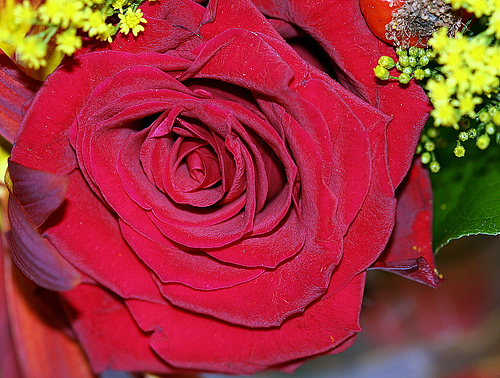
#> input picture rose.jpg, 500 x 378 px
$ python inference_tpu.py
#> lines starting #> are read from the running program, lines starting #| are printed output that depends on the picture
from pycoral.utils.edgetpu import make_interpreter
from PIL import Image
import numpy as np
import datetime

IMAGE_SIZE 		= 224
IMAGE_CHANNELS 	= 3
IMAGE_SHAPE 	= (IMAGE_SIZE, IMAGE_SIZE, IMAGE_CHANNELS)

input_image = Image.open('rose.jpg')
#> input_image is the input picture: PIL image 500x378 RGB; mean R, G, B 160.4, 50.3, 58
input_array = np.asarray(input_image)
input_array = np.resize(input_array, IMAGE_SHAPE)
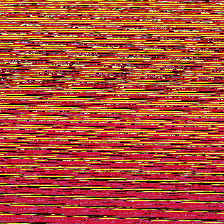
#> input_array: shape (224, 224, 3); mean R, G, B 172.2, 78.1, 56
input_array = np.expand_dims(input_array, axis=0)

#> (the run stopped early here; a loop or call above may not have finished)

$ run again, with daisy.jpg copied over rose.jpg
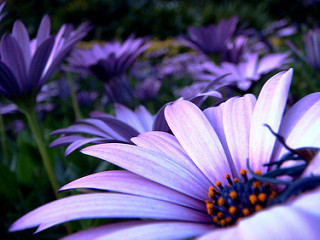
#> input picture daisy.jpg, 320 x 240 px
#> input_image is the input picture: PIL image 320x240 RGB; mean R, G, B 97, 89.6, 129.3
#> `input_array = np.resize(input_array, IMAGE_SHAPE)`:
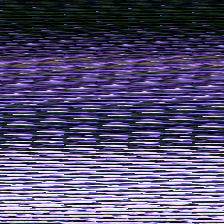
#> input_array: shape (224, 224, 3); mean R, G, B 85.7, 79.2, 114.5

$ run again, with sunflower.jpg copied over rose.jpg
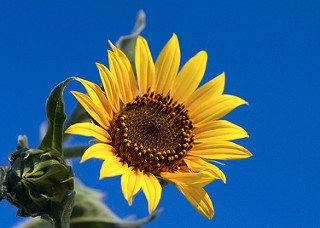
#> input picture sunflower.jpg, 320 x 228 px
#> input_image is the input picture: PIL image 320x228 RGB; mean R, G, B 59.7, 99.8, 123.2
#> `input_array = np.resize(input_array, IMAGE_SHAPE)`:
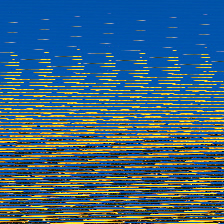
#> input_array: shape (224, 224, 3); mean R, G, B 59.6, 100.5, 125.6
